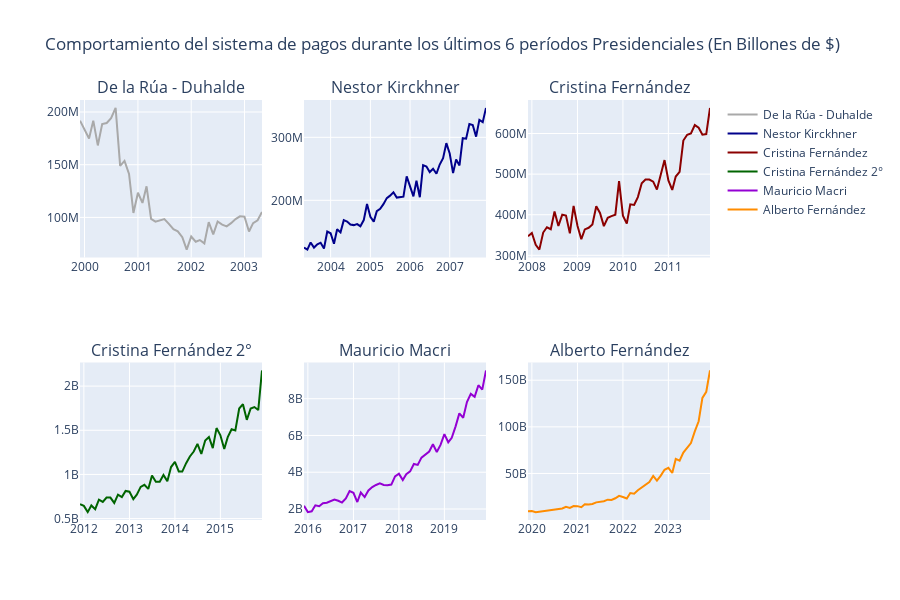

The cell this chart's notebook holds for it:
### Code cell
fig_period_president= make_subplots(rows=2, cols=3,
                                    subplot_titles=(
                                                   "De la Rúa - Duhalde",
                                                   "Nestor Kirckhner",
                                                   "Cristina Fernández",
                                                   "Cristina Fernández 2°",
                                                   "Mauricio Macri",
                                                   "Alberto Fernández"
                                    )
                        )

fig__president_ini_xxi= (go.Scatter(x= president_ini_xxi['Mes-Año'], y= president_ini_xxi_total,
                    mode='lines', name='De la Rúa - Duhalde', line=dict(color='Darkgrey'))
                   )
fig_period_president.add_trace(fig__president_ini_xxi, row=1, col=1)

fig__president_NK= (go.Scatter(x= president_NestorK['Mes-Año'], y= president_NestorK['Total'],
                    mode='lines', name='Nestor Kirckhner', line=dict(color='Darkblue'))
                   )
fig_period_president.add_trace(fig__president_NK, row=1, col=2)

fig_president_CF= (go.Scatter(x= president_CristinaF['Mes-Año'], y= president_CristinaF['Total'],
                    mode='lines', name='Cristina Fernández', line=dict(color='Darkred'))
                  )
fig_period_president.add_trace(fig_president_CF, row=1, col=3)

fig_president_CF2= (go.Scatter(x= president_segundo_periodo_CristinaF['Mes-Año'],
                               y= president_segundo_periodo_CristinaF['Total'],
                    mode='lines', name='Cristina Fernández 2°', line=dict(color='Darkgreen'))
                   )
fig_period_president.add_trace(fig_president_CF2, row=2, col=1)

fig_president_MM= (go.Scatter(x= president_MauricioM['Mes-Año'], y= president_MauricioM['Total'],
                    mode='lines', name='Mauricio Macri', line=dict(color='Darkviolet'))
                  )
fig_period_president.add_trace(fig_president_MM, row=2, col=2)

fig_president_AF= (go.Scatter(x= president_AlbertoF['Mes-Año'], y= president_AlbertoF['Total'],
                    mode='lines', name='Alberto Fernández', line=dict(color='Darkorange'))
                  )
fig_period_president.add_trace(fig_president_AF, row=2, col=3)


fig_period_president.update_layout(
    title_text="Comportamiento del sistema de pagos durante los últimos 6 períodos Presidenciales (En Billones de $)",
    showlegend= True,
    height=600 
)

fig_period_president.show()
